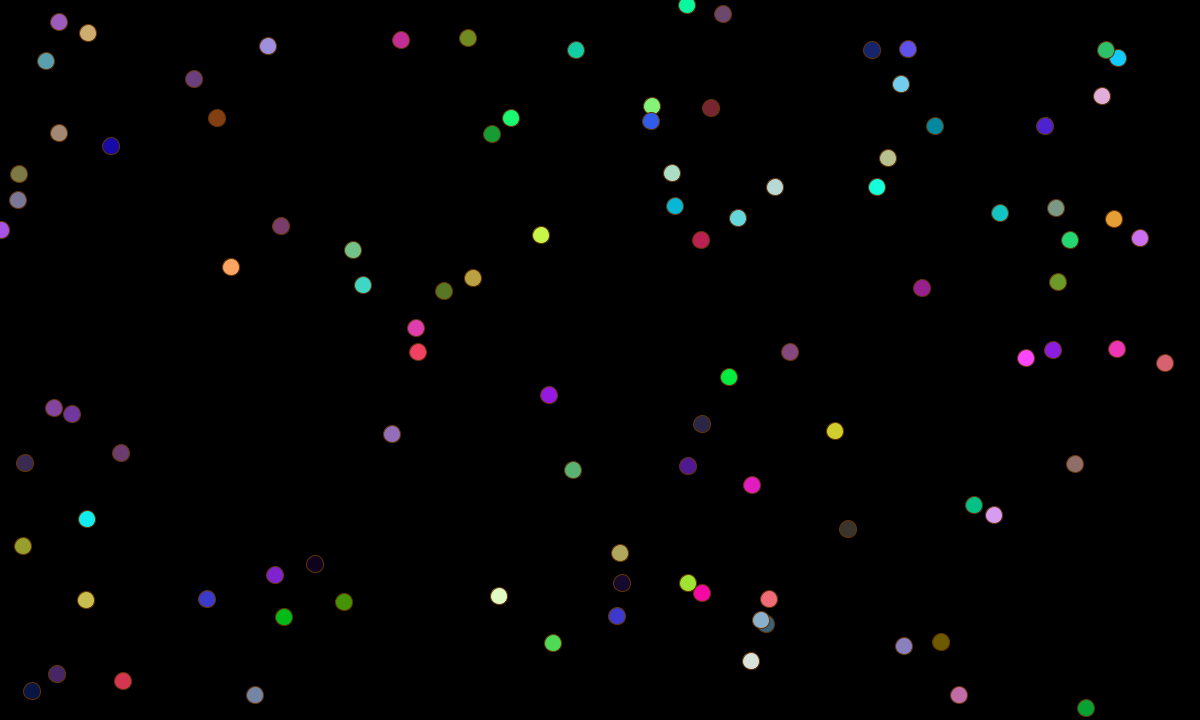
Frame 1 (no input)
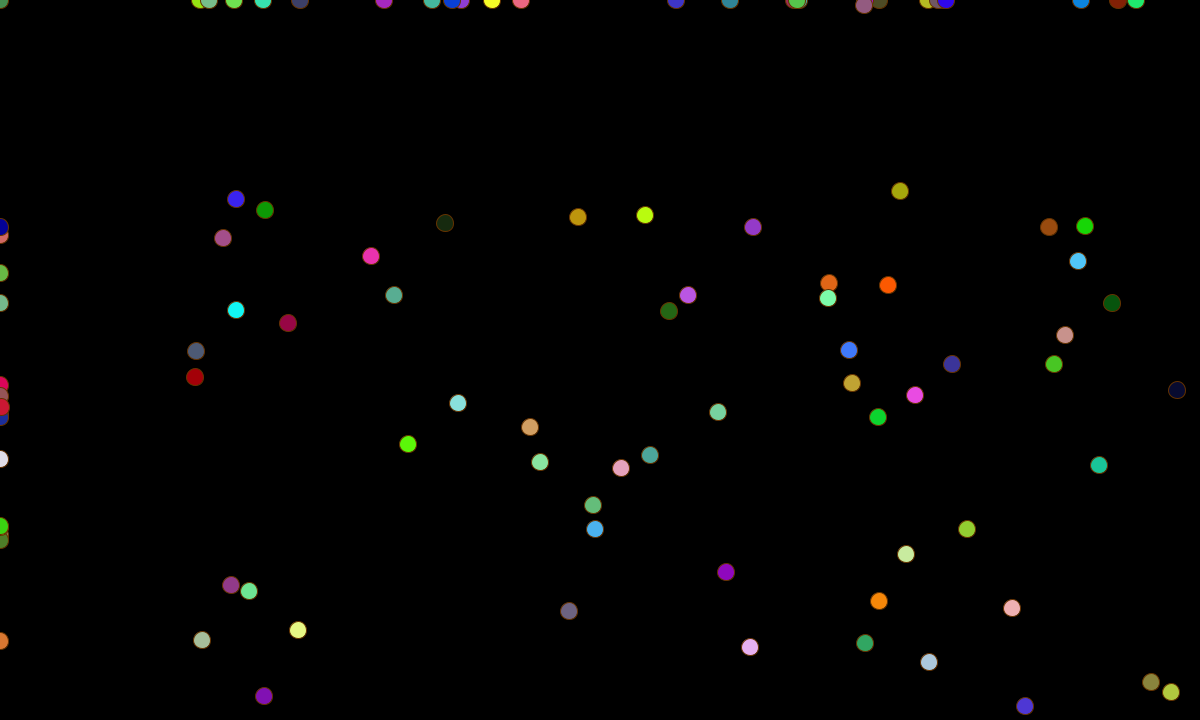
Frame 60 (the mouse pressed at the canvas centre just before this capture)
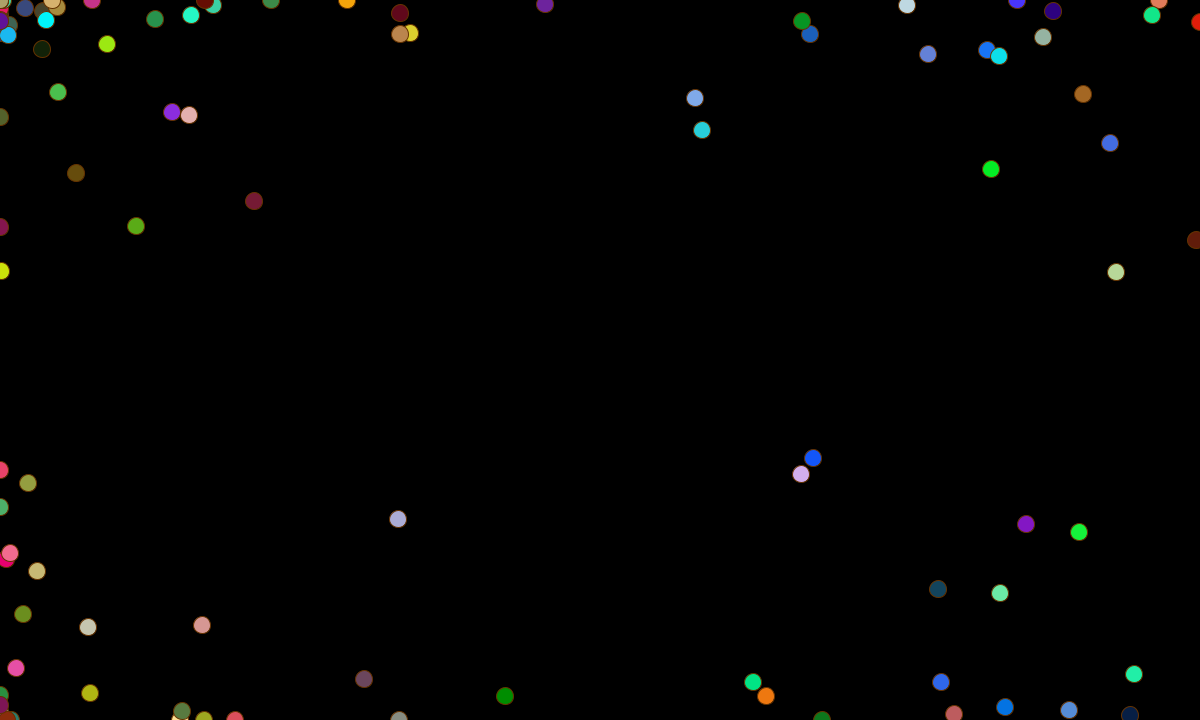
Frame 120 (the mouse held since frame 60 and released just before this capture)

The Processing sketch that drew these frames (run headless with seeded random() and noise(); from frame 60 on, the mouse is pressed at the canvas centre):

// Processing sketch: processing_157112
// ── processing_157112.pde


Mover[] m = new Mover[100]; // Creates an ARRAY of 100 Mover objects

void setup(){
  size(1200, 720);
  background(0);
  for (int i = 0; i < 100; i++)
  {
    //Every time this code loops, it creates a new 'Mover' in a slot in the array
    //In initialized the 'Mover' with random values for x, y ,and speed
    m[i] = new Mover(int(random(width)), int(random(height)), int(random(6)+1));
  }
}


void draw(){
  background(0);
  for (int i = 0; i < 100; i++)
  {
    m[i].display();
  }
}

// Here is the code that sets up what a "Mover" is,
// what values (variables) it has, and what
// behaviors (functions) it has
class Mover {  
  //DATA: Here are the values we want every Mover to have 
  int x; // x position of the Mover
  int y; // y position of the Mover
  int speed; // Speed of the Mover

  //CONSTRUCTOR: This is the "constructor." It's a special function
  //that is used to make a new Mover. We called it at the top
  //of this program. You can put "arguments" in the cosntructor
  //to set variables when each new object is made.
  //So "new Mover(100, 100, 10);" sets x to 100, y to 100, speed to 10.
  Mover(int _x, int _y, int _speed) {
    x = _x;
    y = _y;
    speed = _speed;
  }

  //This is a function for actually drawing the mover on the screen.
  //It uses the x, y , and speed values to draw the mover in the right position.
  //It also includes code for the "bouncing" behavior  
  void display() {
    if(x<0 || x>width){ // If the Mover goes off the screen...
      x = 0;
    }
    
    if(x>1200 || x>width){ // If the Mover goes off the screen...
      x = 1200;
    }
    if(y<0 || x>width){ // If the Mover goes off the screen...
      y = 720;
    }
    
    
    if(y>720 || x>width){ // If the Mover goes off the screen...
      y = 0;
    }
    
    
    stroke(100, 50, 0);
    fill(random(255), random(255), random(255));
    ellipse(x,y,17,17);
    if(mousePressed){
      y = y + int(random(30));
      y = y - int(random(30));
      x = x + int(random(30));
      x = x - int(random(30));
      }  
      
    float ydiff1 = mouseY - y;
    float xdiff1 = mouseX - x;
    float ydiff2 = y - mouseY;
    float xdiff2 = x - mouseX;
    
    if(ydiff1 < 8.5) {
      y = y+3;}
    if(xdiff1 < 8.5) {
      x = x+3;}
      
    if(ydiff2 < 8.5) {
      y = y-3;}
    if(xdiff2 < 8.5) {
      x = x-3;}
    
     
    
    }
    
}
  
